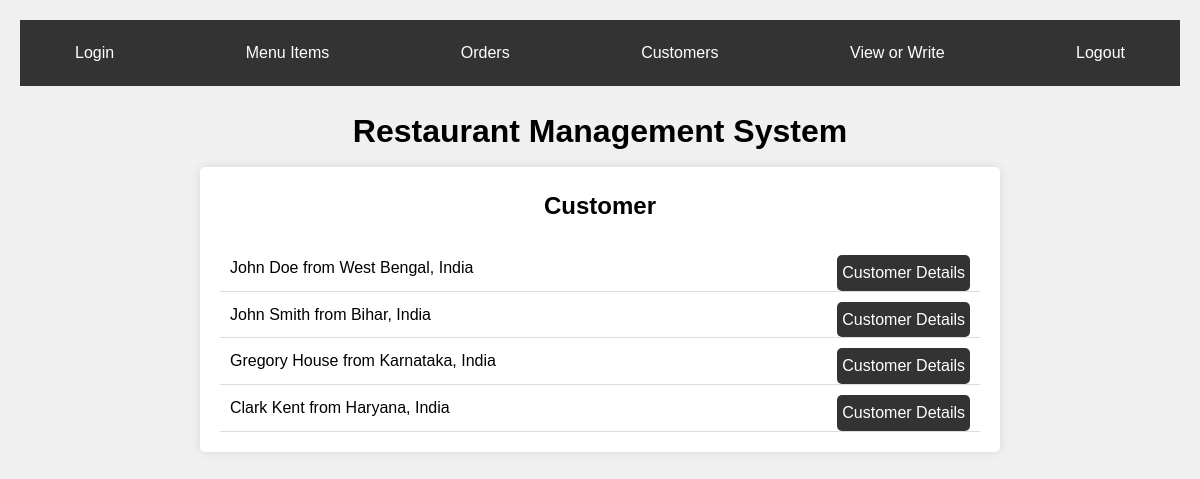
The app's page /customer/ (signed in) with its own data.
### customer/models.py (models this page shows, shortened)
class Customer(models.Model):
    id = models.AutoField(primary_key=True)
    name = models.CharField(max_length=100)
    state = models.CharField(max_length=100)
    country = models.CharField(max_length=100)

### customer/views.py (the view)
# urls.py: path('', customer_view, name='customer-view'),
@login_required
@csrf_protect
@permission_classes([IsAuthenticated, CanViewCustomer])
def customer_view(request):
    customers = Customer.objects.all()
    return render(request, 'customer/customer_list.html', {'customers': customers})

### templates/customer/customer_list.html (shortened to what this page needs)
{% extends "restaurant_manage/base.html" %}
{% load static %}
{% block content %}
    <h2>Customer</h2>
    <ul>
        {% for customer in customers %}
            <li>{{ customer.name }} from {{ customer.state }}, {{ customer.country }}
                <a href="{% url 'customer-detail' customer.id %}" class="align-right">Customer Details</a>
            </li>
        {% endfor %}
    </ul>
{% endblock %}

### static/restaurant_manage/list_styles.css (style rules this page uses)
* { margin: 0; padding: 0; box-sizing: border-box; }
body { font-family: Arial, sans-serif; line-height: 1.6; background-color: #f0f0f0; padding: 20px; }
main h2 { text-align: center; margin-bottom: 20px; }
main ul { list-style-type: none; padding: 0; }
main ul li { padding: 10px; border-bottom: 1px solid #ddd; }
a.align-right { float: right; background-color: #333; color: #fff; padding: 5px 5px; border-radius: 5px; text-decoration: none; transition: background-color 0.3s ease; }

### records on screen
Customer: name "John Doe", state "West Bengal", country "India"
Customer: name "John Smith", state "Bihar", country "India"
Customer: name "Gregory House", state "Karnataka", country "India"
Customer: name "Clark Kent", state "Haryana", country "India"
